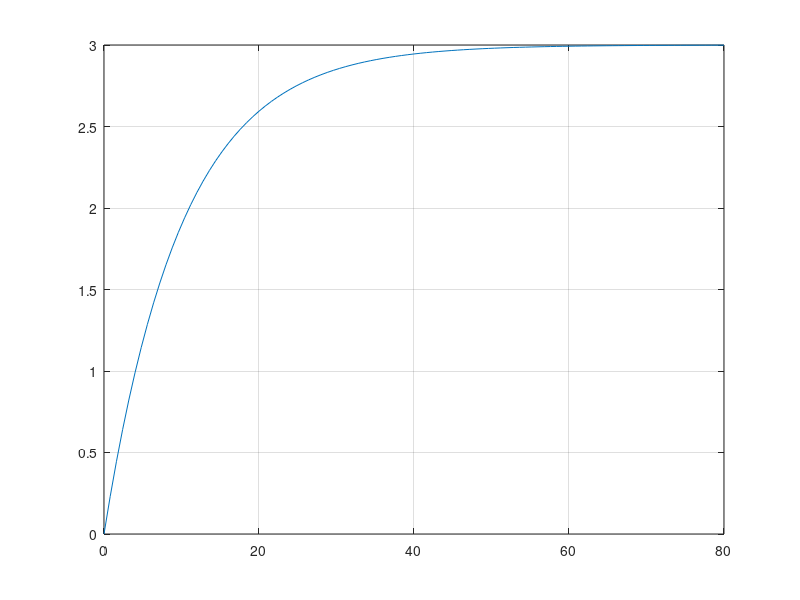
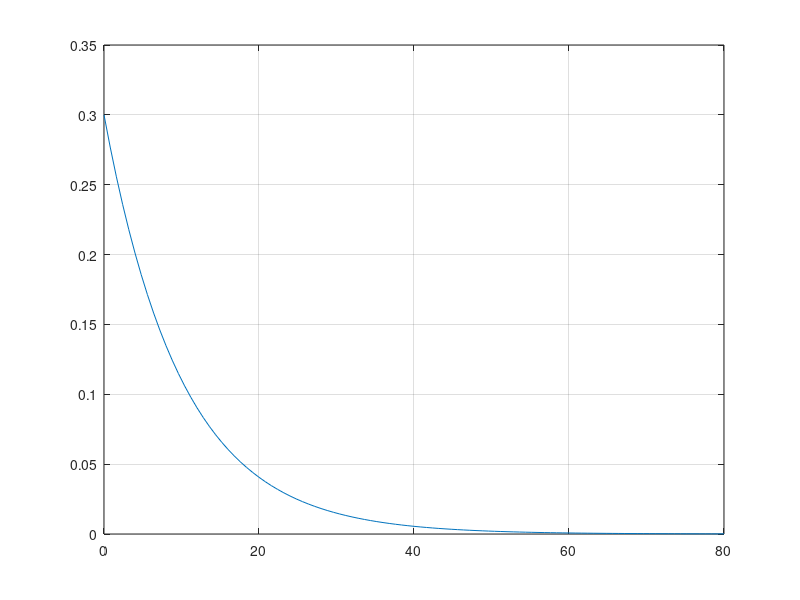

Here is the MATLAB script that generated these plots, in order:
numerador = [3];
denominador = [10 1];

Gs = tf(numerador, denominador);

Gs

[S2Step_y, S2Step_t] = step(Gs, 80);
[S2Impulse_y, S2Impulse_t] = impulse(Gs, 80);

figure(1)
plot(S2Step_t, S2Step_y)
grid()

figure(2)
plot(S2Impulse_t, S2Impulse_y)
grid()